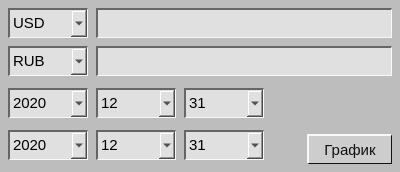
<?xml version="1.0" encoding="UTF-8"?>
<ui version="4.0">
 <class>exchange_ratesw</class>
 <widget class="QWidget" name="exchange_ratesw">
  <property name="geometry">
   <rect>
    <x>0</x>
    <y>0</y>
    <width>400</width>
    <height>172</height>
   </rect>
  </property>
  <property name="minimumSize">
   <size>
    <width>400</width>
    <height>172</height>
   </size>
  </property>
  <property name="maximumSize">
   <size>
    <width>400</width>
    <height>172</height>
   </size>
  </property>
  <property name="windowTitle">
   <string>Exchange_rates</string>
  </property>
  <property name="styleSheet">
   <string notr="true">background: #bdbdbd;</string>
  </property>
  <layout class="QVBoxLayout" name="verticalLayout_3">
   <property name="spacing">
    <number>8</number>
   </property>
   <property name="leftMargin">
    <number>8</number>
   </property>
   <property name="topMargin">
    <number>8</number>
   </property>
   <property name="rightMargin">
    <number>8</number>
   </property>
   <property name="bottomMargin">
    <number>8</number>
   </property>
   <item>
    <layout class="QHBoxLayout" name="horizontalLayout_3">
     <property name="spacing">
      <number>8</number>
     </property>
     <item>
      <widget class="QComboBox" name="cmbbox_from">
       <property name="minimumSize">
        <size>
         <width>80</width>
         <height>30</height>
        </size>
       </property>
       <property name="maximumSize">
        <size>
         <width>80</width>
         <height>30</height>
        </size>
       </property>
       <property name="font">
        <font>
         <pointsize>11</pointsize>
        </font>
       </property>
       <property name="styleSheet">
        <string notr="true">QComboBox {
	background: #E0E0E0;
	border: 2px solid #666666;
	border-bottom-width: 1px;
	border-right-width: 1px;
	border-bottom-color: #F9F9F9;
	border-right-color: #F9F9F9;
	color: #000000;
 }</string>
       </property>
       <item>
        <property name="text">
         <string>USD</string>
        </property>
       </item>
       <item>
        <property name="text">
         <string>IDR</string>
        </property>
       </item>
       <item>
        <property name="text">
         <string>BGN</string>
        </property>
       </item>
       <item>
        <property name="text">
         <string>ILS</string>
        </property>
       </item>
       <item>
        <property name="text">
         <string>GBP</string>
        </property>
       </item>
       <item>
        <property name="text">
         <string>DKK</string>
        </property>
       </item>
       <item>
        <property name="text">
         <string>CAD</string>
        </property>
       </item>
       <item>
        <property name="text">
         <string>JPY</string>
        </property>
       </item>
       <item>
        <property name="text">
         <string>HUF</string>
        </property>
       </item>
       <item>
        <property name="text">
         <string>RON</string>
        </property>
       </item>
       <item>
        <property name="text">
         <string>MYR</string>
        </property>
       </item>
       <item>
        <property name="text">
         <string>SEK</string>
        </property>
       </item>
       <item>
        <property name="text">
         <string>SGD</string>
        </property>
       </item>
       <item>
        <property name="text">
         <string>HKD</string>
        </property>
       </item>
       <item>
        <property name="text">
         <string>AUD</string>
        </property>
       </item>
       <item>
        <property name="text">
         <string>CHF</string>
        </property>
       </item>
       <item>
        <property name="text">
         <string>KRW</string>
        </property>
       </item>
       <item>
        <property name="text">
         <string>CNY</string>
        </property>
       </item>
       <item>
        <property name="text">
         <string>TRY</string>
        </property>
       </item>
       <item>
        <property name="text">
         <string>HRK</string>
        </property>
       </item>
       <item>
        <property name="text">
         <string>NZD</string>
        </property>
       </item>
       <item>
        <property name="text">
         <string>THB</string>
        </property>
       </item>
       <item>
        <property name="text">
         <string>EUR</string>
        </property>
       </item>
       <item>
        <property name="text">
         <string>NOK</string>
        </property>
       </item>
       <item>
        <property name="text">
         <string>RUB</string>
        </property>
       </item>
       <item>
        <property name="text">
         <string>INR</string>
        </property>
       </item>
       <item>
        <property name="text">
         <string>MXN</string>
        </property>
       </item>
       <item>
        <property name="text">
         <string>CZK</string>
        </property>
       </item>
       <item>
        <property name="text">
         <string>BRL</string>
        </property>
       </item>
       <item>
        <property name="text">
         <string>PLN</string>
        </property>
       </item>
       <item>
        <property name="text">
         <string>PHP</string>
        </property>
       </item>
       <item>
        <property name="text">
         <string>ZAR</string>
        </property>
       </item>
      </widget>
     </item>
     <item>
      <widget class="QLineEdit" name="le_from">
       <property name="minimumSize">
        <size>
         <width>0</width>
         <height>30</height>
        </size>
       </property>
       <property name="maximumSize">
        <size>
         <width>16777215</width>
         <height>30</height>
        </size>
       </property>
       <property name="font">
        <font>
         <pointsize>11</pointsize>
        </font>
       </property>
       <property name="styleSheet">
        <string notr="true">QLineEdit {
	background: #E0E0E0;
	border: 2px solid #666666;
	border-bottom-width: 1px;
	border-right-width: 1px;
	border-bottom-color: #F9F9F9;
	border-right-color: #F9F9F9;
	color: #000000;
 }
QLineEdit:hover {
	background: #E0E0E0;
	border: 2px solid #666666;
	border-bottom-width: 1px;
	border-right-width: 1px;
	border-bottom-color: #F9F9F9;
	border-right-color: #F9F9F9;
	color: #000000;
 }</string>
       </property>
      </widget>
     </item>
    </layout>
   </item>
   <item>
    <layout class="QHBoxLayout" name="horizontalLayout_2">
     <property name="spacing">
      <number>8</number>
     </property>
     <item>
      <widget class="QComboBox" name="cmbbox_to">
       <property name="minimumSize">
        <size>
         <width>80</width>
         <height>30</height>
        </size>
       </property>
       <property name="maximumSize">
        <size>
         <width>80</width>
         <height>30</height>
        </size>
       </property>
       <property name="font">
        <font>
         <pointsize>11</pointsize>
        </font>
       </property>
       <property name="styleSheet">
        <string notr="true">QComboBox {
	background: #E0E0E0;
	border: 2px solid #666666;
	border-bottom-width: 1px;
	border-right-width: 1px;
	border-bottom-color: #F9F9F9;
	border-right-color: #F9F9F9;
	color: #000000;
 }</string>
       </property>
       <item>
        <property name="text">
         <string>RUB</string>
        </property>
       </item>
       <item>
        <property name="text">
         <string>USD</string>
        </property>
       </item>
       <item>
        <property name="text">
         <string>IDR</string>
        </property>
       </item>
       <item>
        <property name="text">
         <string>BGN</string>
        </property>
       </item>
       <item>
        <property name="text">
         <string>ILS</string>
        </property>
       </item>
       <item>
        <property name="text">
         <string>GBP</string>
        </property>
       </item>
       <item>
        <property name="text">
         <string>DKK</string>
        </property>
       </item>
       <item>
        <property name="text">
         <string>CAD</string>
        </property>
       </item>
       <item>
        <property name="text">
         <string>JPY</string>
        </property>
       </item>
       <item>
        <property name="text">
         <string>HUF</string>
        </property>
       </item>
       <item>
        <property name="text">
         <string>RON</string>
        </property>
       </item>
       <item>
        <property name="text">
         <string>MYR</string>
        </property>
       </item>
       <item>
        <property name="text">
         <string>SEK</string>
        </property>
       </item>
       <item>
        <property name="text">
         <string>SGD</string>
        </property>
       </item>
       <item>
        <property name="text">
         <string>HKD</string>
        </property>
       </item>
       <item>
        <property name="text">
         <string>AUD</string>
        </property>
       </item>
       <item>
        <property name="text">
         <string>CHF</string>
        </property>
       </item>
       <item>
        <property name="text">
         <string>KRW</string>
        </property>
       </item>
       <item>
        <property name="text">
         <string>CNY</string>
        </property>
       </item>
       <item>
        <property name="text">
         <string>TRY</string>
        </property>
       </item>
       <item>
        <property name="text">
         <string>HRK</string>
        </property>
       </item>
       <item>
        <property name="text">
         <string>NZD</string>
        </property>
       </item>
       <item>
        <property name="text">
         <string>THB</string>
        </property>
       </item>
       <item>
        <property name="text">
         <string>EUR</string>
        </property>
       </item>
       <item>
        <property name="text">
         <string>NOK</string>
        </property>
       </item>
       <item>
        <property name="text">
         <string>INR</string>
        </property>
       </item>
       <item>
        <property name="text">
         <string>MXN</string>
        </property>
       </item>
       <item>
        <property name="text">
         <string>CZK</string>
        </property>
       </item>
       <item>
        <property name="text">
         <string>BRL</string>
        </property>
       </item>
       <item>
        <property name="text">
         <string>PLN</string>
        </property>
       </item>
       <item>
        <property name="text">
         <string>PHP</string>
        </property>
       </item>
       <item>
        <property name="text">
         <string>ZAR</string>
        </property>
       </item>
      </widget>
     </item>
     <item>
      <widget class="QLineEdit" name="le_to">
       <property name="minimumSize">
        <size>
         <width>0</width>
         <height>30</height>
        </size>
       </property>
       <property name="maximumSize">
        <size>
         <width>16777215</width>
         <height>30</height>
        </size>
       </property>
       <property name="font">
        <font>
         <pointsize>11</pointsize>
        </font>
       </property>
       <property name="styleSheet">
        <string notr="true">QLineEdit {
	background: #E0E0E0;
	border: 2px solid #666666;
	border-bottom-width: 1px;
	border-right-width: 1px;
	border-bottom-color: #F9F9F9;
	border-right-color: #F9F9F9;
	color: #000000;
 }
QLineEdit:hover {
	background: #E0E0E0;
	border: 2px solid #666666;
	border-bottom-width: 1px;
	border-right-width: 1px;
	border-bottom-color: #F9F9F9;
	border-right-color: #F9F9F9;
	color: #000000;
 }</string>
       </property>
      </widget>
     </item>
    </layout>
   </item>
   <item>
    <layout class="QHBoxLayout" name="horizontalLayout_5">
     <property name="spacing">
      <number>8</number>
     </property>
     <item>
      <layout class="QVBoxLayout" name="verticalLayout">
       <property name="spacing">
        <number>8</number>
       </property>
       <item>
        <layout class="QHBoxLayout" name="horizontalLayout">
         <property name="spacing">
          <number>8</number>
         </property>
         <item>
          <widget class="QComboBox" name="cmbbox_year_from">
           <property name="minimumSize">
            <size>
             <width>80</width>
             <height>30</height>
            </size>
           </property>
           <property name="maximumSize">
            <size>
             <width>80</width>
             <height>16777215</height>
            </size>
           </property>
           <property name="font">
            <font>
             <pointsize>11</pointsize>
            </font>
           </property>
           <property name="styleSheet">
            <string notr="true">QComboBox {
	background: #E0E0E0;
	border: 2px solid #666666;
	border-bottom-width: 1px;
	border-right-width: 1px;
	border-bottom-color: #F9F9F9;
	border-right-color: #F9F9F9;
	color: #000000;
 }</string>
           </property>
           <property name="currentText">
            <string>2020</string>
           </property>
           <item>
            <property name="text">
             <string>2020</string>
            </property>
           </item>
           <item>
            <property name="text">
             <string>2019</string>
            </property>
           </item>
           <item>
            <property name="text">
             <string>2018</string>
            </property>
           </item>
           <item>
            <property name="text">
             <string>2017</string>
            </property>
           </item>
           <item>
            <property name="text">
             <string>2016</string>
            </property>
           </item>
           <item>
            <property name="text">
             <string>2015</string>
            </property>
           </item>
           <item>
            <property name="text">
             <string>2014</string>
            </property>
           </item>
           <item>
            <property name="text">
             <string>2013</string>
            </property>
           </item>
           <item>
            <property name="text">
             <string>2012</string>
            </property>
           </item>
           <item>
            <property name="text">
             <string>2011</string>
            </property>
           </item>
           <item>
            <property name="text">
             <string>2010</string>
            </property>
           </item>
           <item>
            <property name="text">
             <string>2009</string>
            </property>
           </item>
           <item>
            <property name="text">
             <string>2008</string>
            </property>
           </item>
           <item>
            <property name="text">
             <string>2007</string>
            </property>
           </item>
           <item>
            <property name="text">
             <string>2006</string>
            </property>
           </item>
           <item>
            <property name="text">
             <string>2005</string>
            </property>
           </item>
           <item>
            <property name="text">
             <string>2004</string>
            </property>
           </item>
           <item>
            <property name="text">
             <string>2003</string>
            </property>
           </item>
           <item>
            <property name="text">
             <string>2002</string>
            </property>
           </item>
           <item>
            <property name="text">
             <string>2001</string>
            </property>
           </item>
           <item>
            <property name="text">
             <string>2000</string>
            </property>
           </item>
           <item>
            <property name="text">
             <string>1999</string>
            </property>
           </item>
          </widget>
         </item>
         <item>
          <widget class="QComboBox" name="cmbbox_month_from">
           <property name="minimumSize">
            <size>
             <width>80</width>
             <height>30</height>
            </size>
           </property>
           <property name="maximumSize">
            <size>
             <width>80</width>
             <height>16777215</height>
            </size>
           </property>
           <property name="font">
            <font>
             <pointsize>11</pointsize>
            </font>
           </property>
           <property name="styleSheet">
            <string notr="true">QComboBox {
	background: #E0E0E0;
	border: 2px solid #666666;
	border-bottom-width: 1px;
	border-right-width: 1px;
	border-bottom-color: #F9F9F9;
	border-right-color: #F9F9F9;
	color: #000000;
 }</string>
           </property>
           <property name="currentText">
            <string>12</string>
           </property>
           <item>
            <property name="text">
             <string>12</string>
            </property>
           </item>
           <item>
            <property name="text">
             <string>11</string>
            </property>
           </item>
           <item>
            <property name="text">
             <string>10</string>
            </property>
           </item>
           <item>
            <property name="text">
             <string>09</string>
            </property>
           </item>
           <item>
            <property name="text">
             <string>08</string>
            </property>
           </item>
           <item>
            <property name="text">
             <string>07</string>
            </property>
           </item>
           <item>
            <property name="text">
             <string>06</string>
            </property>
           </item>
           <item>
            <property name="text">
             <string>05</string>
            </property>
           </item>
           <item>
            <property name="text">
             <string>04</string>
            </property>
           </item>
           <item>
            <property name="text">
             <string>03</string>
            </property>
           </item>
           <item>
            <property name="text">
             <string>02</string>
            </property>
           </item>
           <item>
            <property name="text">
             <string>01</string>
            </property>
           </item>
          </widget>
         </item>
         <item>
          <widget class="QComboBox" name="cmbbox_day_from">
           <property name="minimumSize">
            <size>
             <width>80</width>
             <height>30</height>
            </size>
           </property>
           <property name="maximumSize">
            <size>
             <width>80</width>
             <height>16777215</height>
            </size>
           </property>
           <property name="font">
            <font>
             <pointsize>11</pointsize>
            </font>
           </property>
           <property name="styleSheet">
            <string notr="true">QComboBox {
	background: #E0E0E0;
	border: 2px solid #666666;
	border-bottom-width: 1px;
	border-right-width: 1px;
	border-bottom-color: #F9F9F9;
	border-right-color: #F9F9F9;
	color: #000000;
 }</string>
           </property>
           <property name="currentText">
            <string>31</string>
           </property>
           <item>
            <property name="text">
             <string>31</string>
            </property>
           </item>
           <item>
            <property name="text">
             <string>30</string>
            </property>
           </item>
           <item>
            <property name="text">
             <string>29</string>
            </property>
           </item>
           <item>
            <property name="text">
             <string>28</string>
            </property>
           </item>
           <item>
            <property name="text">
             <string>27</string>
            </property>
           </item>
           <item>
            <property name="text">
             <string>26</string>
            </property>
           </item>
           <item>
            <property name="text">
             <string>25</string>
            </property>
           </item>
           <item>
            <property name="text">
             <string>24</string>
            </property>
           </item>
           <item>
            <property name="text">
             <string>23</string>
            </property>
           </item>
           <item>
            <property name="text">
             <string>22</string>
            </property>
           </item>
           <item>
            <property name="text">
             <string>21</string>
            </property>
           </item>
           <item>
            <property name="text">
             <string>20</string>
            </property>
           </item>
           <item>
            <property name="text">
             <string>19</string>
            </property>
           </item>
           <item>
            <property name="text">
             <string>18</string>
            </property>
           </item>
           <item>
            <property name="text">
             <string>17</string>
            </property>
           </item>
           <item>
            <property name="text">
             <string>16</string>
            </property>
           </item>
           <item>
            <property name="text">
             <string>15</string>
            </property>
           </item>
           <item>
            <property name="text">
             <string>14</string>
            </property>
           </item>
           <item>
            <property name="text">
             <string>13</string>
            </property>
           </item>
           <item>
            <property name="text">
             <string>12</string>
            </property>
           </item>
           <item>
            <property name="text">
             <string>11</string>
            </property>
           </item>
           <item>
            <property name="text">
             <string>10</string>
            </property>
           </item>
           <item>
            <property name="text">
             <string>09</string>
            </property>
           </item>
           <item>
            <property name="text">
             <string>08</string>
            </property>
           </item>
           <item>
            <property name="text">
             <string>07</string>
            </property>
           </item>
           <item>
            <property name="text">
             <string>06</string>
            </property>
           </item>
           <item>
            <property name="text">
             <string>05</string>
            </property>
           </item>
           <item>
            <property name="text">
             <string>04</string>
            </property>
           </item>
           <item>
            <property name="text">
             <string>03</string>
            </property>
           </item>
           <item>
            <property name="text">
             <string>02</string>
            </property>
           </item>
           <item>
            <property name="text">
             <string>01</string>
            </property>
           </item>
          </widget>
         </item>
         <item>
          <spacer name="horizontalSpacer">
           <property name="orientation">
            <enum>Qt::Horizontal</enum>
           </property>
           <property name="sizeHint" stdset="0">
            <size>
             <width>40</width>
             <height>20</height>
            </size>
           </property>
          </spacer>
         </item>
        </layout>
       </item>
       <item>
        <layout class="QHBoxLayout" name="horizontalLayout_4">
         <property name="spacing">
          <number>8</number>
         </property>
         <item>
          <widget class="QComboBox" name="cmbbox_year_to">
           <property name="minimumSize">
            <size>
             <width>80</width>
             <height>30</height>
            </size>
           </property>
           <property name="maximumSize">
            <size>
             <width>80</width>
             <height>16777215</height>
            </size>
           </property>
           <property name="font">
            <font>
             <pointsize>11</pointsize>
            </font>
           </property>
           <property name="styleSheet">
            <string notr="true">QComboBox {
	background: #E0E0E0;
	border: 2px solid #666666;
	border-bottom-width: 1px;
	border-right-width: 1px;
	border-bottom-color: #F9F9F9;
	border-right-color: #F9F9F9;
	color: #000000;
 }</string>
           </property>
           <property name="currentText">
            <string>2020</string>
           </property>
           <item>
            <property name="text">
             <string>2020</string>
            </property>
           </item>
           <item>
            <property name="text">
             <string>2019</string>
            </property>
           </item>
           <item>
            <property name="text">
             <string>2018</string>
            </property>
           </item>
           <item>
            <property name="text">
             <string>2017</string>
            </property>
           </item>
           <item>
            <property name="text">
             <string>2016</string>
            </property>
           </item>
           <item>
            <property name="text">
             <string>2015</string>
            </property>
           </item>
           <item>
            <property name="text">
             <string>2014</string>
            </property>
           </item>
           <item>
            <property name="text">
             <string>2013</string>
            </property>
           </item>
           <item>
            <property name="text">
             <string>2012</string>
            </property>
           </item>
           <item>
            <property name="text">
             <string>2011</string>
            </property>
           </item>
           <item>
            <property name="text">
             <string>2010</string>
            </property>
           </item>
           <item>
            <property name="text">
             <string>2009</string>
            </property>
           </item>
           <item>
            <property name="text">
             <string>2008</string>
            </property>
           </item>
           <item>
            <property name="text">
             <string>2007</string>
            </property>
           </item>
           <item>
            <property name="text">
             <string>2006</string>
            </property>
           </item>
           <item>
            <property name="text">
             <string>2005</string>
            </property>
           </item>
           <item>
            <property name="text">
             <string>2004</string>
            </property>
           </item>
           <item>
            <property name="text">
             <string>2003</string>
            </property>
           </item>
           <item>
            <property name="text">
             <string>2002</string>
            </property>
           </item>
           <item>
            <property name="text">
             <string>2001</string>
            </property>
           </item>
           <item>
            <property name="text">
             <string>2000</string>
            </property>
           </item>
           <item>
            <property name="text">
             <string>1999</string>
            </property>
           </item>
          </widget>
         </item>
         <item>
          <widget class="QComboBox" name="cmbbox_month_to">
           <property name="minimumSize">
            <size>
             <width>80</width>
             <height>30</height>
            </size>
           </property>
           <property name="maximumSize">
            <size>
             <width>80</width>
             <height>16777215</height>
            </size>
           </property>
           <property name="font">
            <font>
             <pointsize>11</pointsize>
            </font>
           </property>
           <property name="styleSheet">
            <string notr="true">QComboBox {
	background: #E0E0E0;
	border: 2px solid #666666;
	border-bottom-width: 1px;
	border-right-width: 1px;
	border-bottom-color: #F9F9F9;
	border-right-color: #F9F9F9;
	color: #000000;
 }</string>
           </property>
           <property name="currentText">
            <string>12</string>
           </property>
           <item>
            <property name="text">
             <string>12</string>
            </property>
           </item>
           <item>
            <property name="text">
             <string>11</string>
            </property>
           </item>
           <item>
            <property name="text">
             <string>10</string>
            </property>
           </item>
           <item>
            <property name="text">
             <string>09</string>
            </property>
           </item>
           <item>
            <property name="text">
             <string>08</string>
            </property>
           </item>
           <item>
            <property name="text">
             <string>07</string>
            </property>
           </item>
           <item>
            <property name="text">
             <string>06</string>
            </property>
           </item>
           <item>
            <property name="text">
             <string>05</string>
            </property>
           </item>
           <item>
            <property name="text">
             <string>04</string>
            </property>
           </item>
           <item>
            <property name="text">
             <string>03</string>
            </property>
           </item>
           <item>
            <property name="text">
             <string>02</string>
            </property>
           </item>
           <item>
            <property name="text">
             <string>01</string>
            </property>
           </item>
          </widget>
         </item>
         <item>
          <widget class="QComboBox" name="cmbbox_day_to">
           <property name="minimumSize">
            <size>
             <width>80</width>
             <height>30</height>
            </size>
           </property>
           <property name="maximumSize">
            <size>
             <width>80</width>
             <height>16777215</height>
            </size>
           </property>
           <property name="font">
            <font>
             <pointsize>11</pointsize>
            </font>
           </property>
           <property name="styleSheet">
            <string notr="true">QComboBox {
	background: #E0E0E0;
	border: 2px solid #666666;
	border-bottom-width: 1px;
	border-right-width: 1px;
	border-bottom-color: #F9F9F9;
	border-right-color: #F9F9F9;
	color: #000000;
 }</string>
           </property>
           <property name="currentText">
            <string>31</string>
           </property>
           <item>
            <property name="text">
             <string>31</string>
            </property>
           </item>
           <item>
            <property name="text">
             <string>30</string>
            </property>
           </item>
           <item>
            <property name="text">
             <string>29</string>
            </property>
           </item>
           <item>
            <property name="text">
             <string>28</string>
            </property>
           </item>
           <item>
            <property name="text">
             <string>27</string>
            </property>
           </item>
           <item>
            <property name="text">
             <string>26</string>
            </property>
           </item>
           <item>
            <property name="text">
             <string>25</string>
            </property>
           </item>
           <item>
            <property name="text">
             <string>24</string>
            </property>
           </item>
           <item>
            <property name="text">
             <string>23</string>
            </property>
           </item>
           <item>
            <property name="text">
             <string>22</string>
            </property>
           </item>
           <item>
            <property name="text">
             <string>21</string>
            </property>
           </item>
           <item>
            <property name="text">
             <string>20</string>
            </property>
           </item>
           <item>
            <property name="text">
             <string>19</string>
            </property>
           </item>
           <item>
            <property name="text">
             <string>18</string>
            </property>
           </item>
           <item>
            <property name="text">
             <string>17</string>
            </property>
           </item>
           <item>
            <property name="text">
             <string>16</string>
            </property>
           </item>
           <item>
            <property name="text">
             <string>15</string>
            </property>
           </item>
           <item>
            <property name="text">
             <string>14</string>
            </property>
           </item>
           <item>
            <property name="text">
             <string>13</string>
            </property>
           </item>
           <item>
            <property name="text">
             <string>12</string>
            </property>
           </item>
           <item>
            <property name="text">
             <string>11</string>
            </property>
           </item>
           <item>
            <property name="text">
             <string>10</string>
            </property>
           </item>
           <item>
            <property name="text">
             <string>09</string>
            </property>
           </item>
           <item>
            <property name="text">
             <string>08</string>
            </property>
           </item>
           <item>
            <property name="text">
             <string>07</string>
            </property>
           </item>
           <item>
            <property name="text">
             <string>06</string>
            </property>
           </item>
           <item>
            <property name="text">
             <string>05</string>
            </property>
           </item>
           <item>
            <property name="text">
             <string>04</string>
            </property>
           </item>
           <item>
            <property name="text">
             <string>03</string>
            </property>
           </item>
           <item>
            <property name="text">
             <string>02</string>
            </property>
           </item>
           <item>
            <property name="text">
             <string>01</string>
            </property>
           </item>
          </widget>
         </item>
         <item>
          <spacer name="horizontalSpacer_2">
           <property name="orientation">
            <enum>Qt::Horizontal</enum>
           </property>
           <property name="sizeHint" stdset="0">
            <size>
             <width>40</width>
             <height>20</height>
            </size>
           </property>
          </spacer>
         </item>
        </layout>
       </item>
      </layout>
     </item>
     <item>
      <layout class="QVBoxLayout" name="verticalLayout_2">
       <property name="spacing">
        <number>0</number>
       </property>
       <item>
        <spacer name="verticalSpacer">
         <property name="orientation">
          <enum>Qt::Vertical</enum>
         </property>
         <property name="sizeHint" stdset="0">
          <size>
           <width>20</width>
           <height>40</height>
          </size>
         </property>
        </spacer>
       </item>
       <item>
        <widget class="QPushButton" name="btn_graph">
         <property name="minimumSize">
          <size>
           <width>85</width>
           <height>30</height>
          </size>
         </property>
         <property name="maximumSize">
          <size>
           <width>85</width>
           <height>30</height>
          </size>
         </property>
         <property name="font">
          <font>
           <pointsize>11</pointsize>
          </font>
         </property>
         <property name="styleSheet">
          <string notr="true">QPushButton {
	background: #cdcdcd;
	border: 2px solid #F9F9F9;
	border-bottom-width: 1px;
	border-right-width: 1px;
	border-bottom-color: #111111;
	border-right-color: #111111;
	color: #111111;
 }
QPushButton:pressed {
	background: #aaaaaa;
	border: 2px solid #111111;
	border-bottom-width: 1px;
	border-right-width: 1px;
	border-bottom-color: #F9F9F9;
	border-right-color: #F9F9F9;
	color: #333333;
 }
QPushButton:hover {
	background: #aaaaaa;
	color: #333333;
 }</string>
         </property>
         <property name="text">
          <string>График</string>
         </property>
        </widget>
       </item>
      </layout>
     </item>
    </layout>
   </item>
  </layout>
 </widget>
 <resources/>
 <connections/>
</ui>
